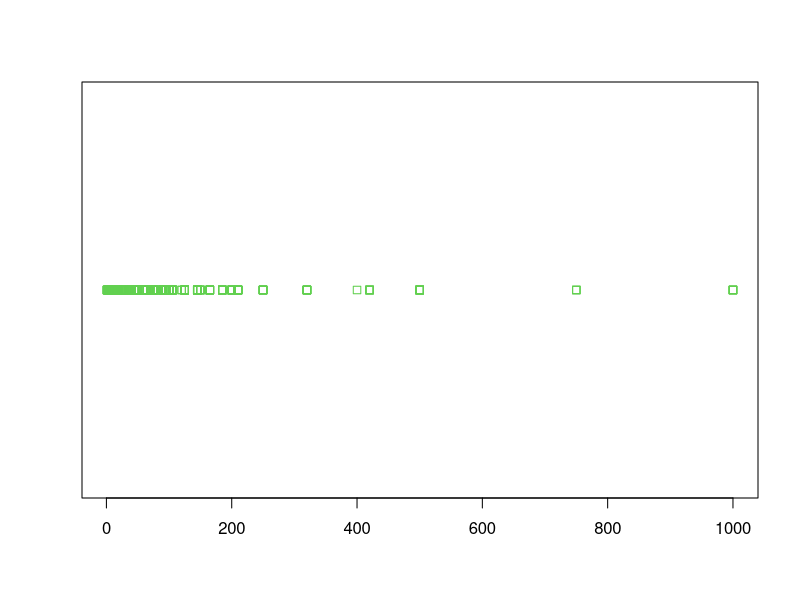
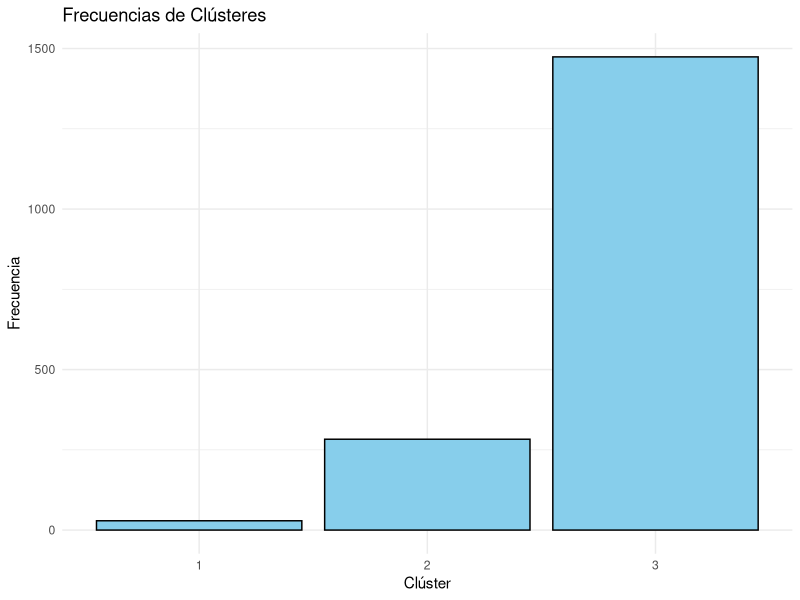
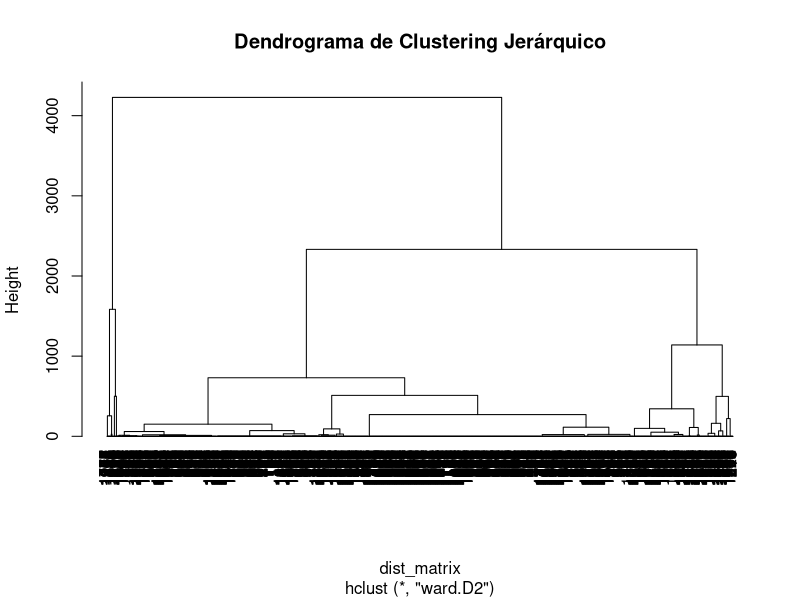

Source code (R) for these figures, in order:
## ---- chunk 1

library(sf)
library(dplyr)
library(haven) 
library(labelled)
library(readxl)
library(ggplot2)

df <- read_xlsx('BBDD Clientes Noviembre 2023.xlsx', sheet = 'BBDD Clientes')


# Procesar el dataframe para obtener la última parte de la columna 'DESCRIPCION_U2000' y el número de cuenta del servicio
df_processed <- df %>%
  mutate(
    parts = strsplit(as.character(DESCRIPCION_U2000), "_"),
    last_part = sapply(parts, function(x) ifelse(length(x) > 0, tail(x, n = 1), NA)),
    service_account = sapply(parts, function(x) ifelse(length(x) > 1, x[2], NA))
  ) %>%
  filter(!is.na(last_part) & grepl("^[0-9]+M$", last_part)) %>%
  mutate(last_part_numeric = as.numeric(gsub("M", "", last_part)))

# Seleccionar la columna necesaria para el clustering
data_for_clustering <- df_processed[, "last_part_numeric", drop = FALSE]

# Definir el número de clústeres (k)
k <- 3

# Aplicar K-means
kmeans_result <- kmeans(data_for_clustering, centers = k)

# Ver los resultados del clustering
kmeans_result

# Añadir las etiquetas de clústeres a los datos originales
df_processed <- df_processed %>%
  mutate(cluster = kmeans_result$cluster)

# Ver las primeras filas del dataframe con los clústeres asignados
head(df_processed)

# Resumen de los clústeres
summary(df_processed$cluster)

# Visualizar los clústeres (opcional, dependiendo de la dimensionalidad de los datos)
plot(data_for_clustering, col = kmeans_result$cluster)

# Contar las frecuencias de cada clúster
cluster_freq <- df_processed %>% 
  group_by(cluster) %>%
  summarize(freq = n())

# Crear el gráfico de barras de frecuencias de clústeres
ggplot(cluster_freq, aes(x = factor(cluster), y = freq)) +
  geom_bar(stat = "identity", fill = "skyblue", color = "black") +
  labs(title = "Frecuencias de Clústeres",
       x = "Clúster",
       y = "Frecuencia") +
  theme_minimal()

## ---- chunk 2

# Seleccionar la columna necesaria para el clustering jerárquico
data_for_clustering <- df_processed[, "last_part_numeric", drop = FALSE]

# Calcular la matriz de distancias
dist_matrix <- dist(data_for_clustering)

# Aplicar el clustering jerárquico
hclust_result <- hclust(dist_matrix, method = "ward.D2")

# Visualizar el dendrograma
plot(hclust_result, hang = -1, main = "Dendrograma de Clustering Jerárquico")
